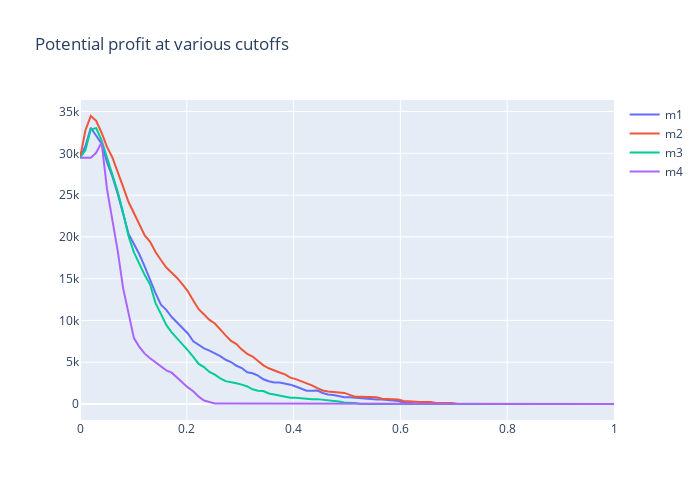

Notebook code cell kept with this figure:
### Code cell
fig = go.Figure()

for model_key in models:

    fig.add_trace(
        go.Scatter(
            x=dfprofit['threshold'], 
            y=dfprofit[model_key + '_profit'],
            mode='lines',
            name=model_key
        )
    )
    
fig.update_layout(
    width=700, height=500,
    title='Potential profit at various cutoffs'
)
    
fig.show()
